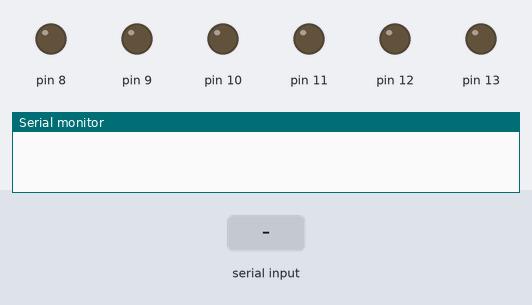
Recording of a sketch running on a simulated Arduino Uno, built with avr-gcc and run on an emulated ATmega328P. On the bench: output pins drawn as LEDs (lit = HIGH), the last lines printed to the serial monitor. The inputs (shaded band) are chosen by the test bench.

Above: at 1.2 s.
1.3 s: "90,45\n" received over Serial
At 1.8 s:
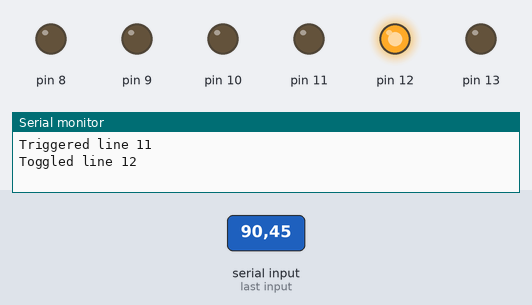
2.8 s: "30,150\n" received over Serial
At 4.0 s:
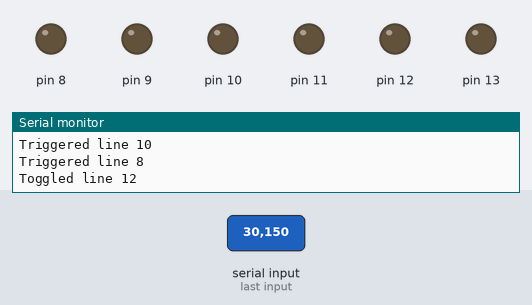
4.3 s: "200\n" received over Serial
5.8 s: "30,150\n" received over Serial
At 6.4 s:
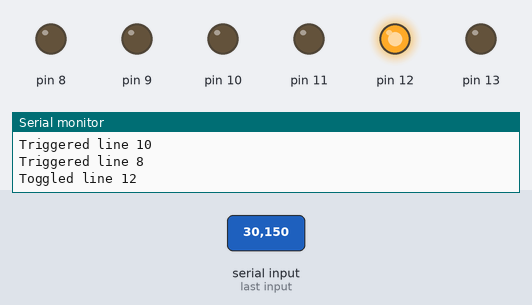
7.3 s: "90,45\n" received over Serial
At 8.5 s:
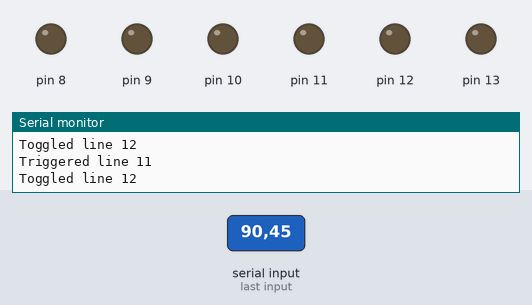
8.8 s: "5\n" received over Serial
At 9.7 s:
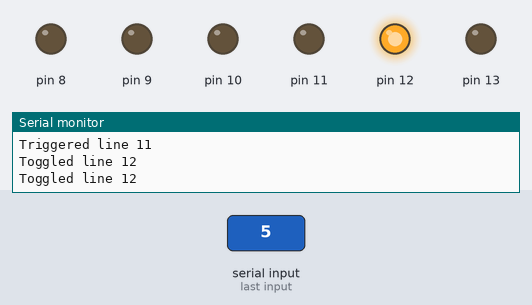
Timing chart, 0 to 11.3 s (numbered marks = the images above; inputs shaded):
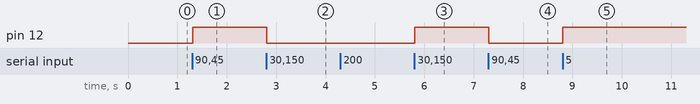

Measured:
- after the input at 1.3 s, pin 12: LOW → HIGH at once
- after the input at 2.8 s, pin 12: HIGH → LOW at once
- after the input at 5.8 s, pin 12: LOW → HIGH at once
- after the input at 7.3 s, pin 12: HIGH → LOW at once
- after the input at 8.8 s, pin 12: LOW → HIGH at once

The sketch:

TestTriggerSource.ino
```cpp
// (licence header left out)
int incomingByte = 0;
int line;

void keyToLine(char c) {
  // Map keys 1-4 to lines 8-11
  line = c - '0' + 7;
  if (line < 8 || line > 13) {
    line = -1;
  }
}

void setup() {
  Serial.begin(9600);
  DDRB = DDRB | B00111111;
  PORTB = B00000000;
}

void loop() {
  if (Serial.available() > 0) {
    incomingByte = Serial.read();
    keyToLine(incomingByte);
    unsigned int mask = 1 << line - 8;
    if (line >= 8 && line <= 11 ) {
      PORTB = PORTB ^ mask;
      delay(2);
      PORTB = PORTB ^ mask;
      Serial.print("Triggered line ");
      Serial.println(line);
    }
    else if (line >= 12 && line <= 13) {
        PORTB = PORTB ^ mask;
        Serial.print("Toggled line ");
        Serial.println(line);
    }
  }
}
```
